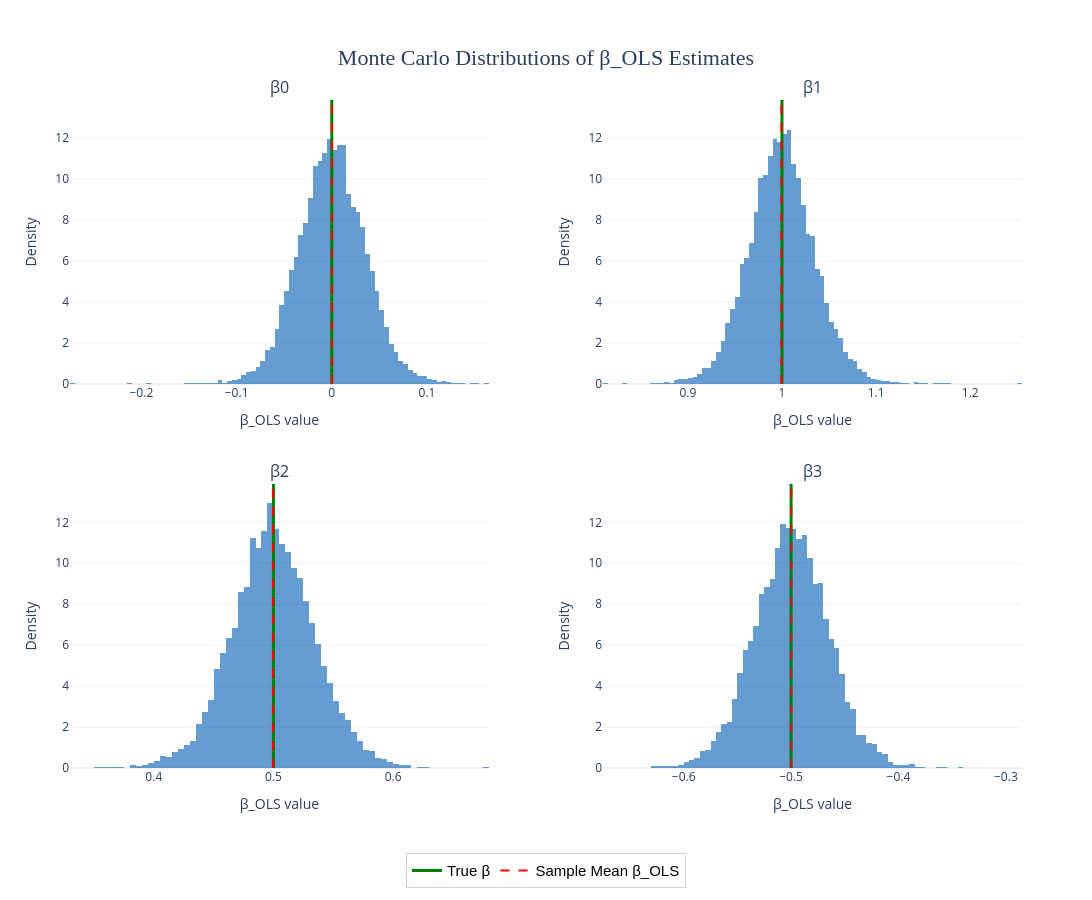

Notebook code for this chart:
### Code cell
from plotly.subplots import make_subplots
import plotly.graph_objects as go
import numpy as np

k = betahat_distr.shape[1]
n_rows, n_cols = 2, 2

# --- Compute global y-axis limit for consistent density scale ---
all_counts = []
for i in range(k):
    hist, _ = np.histogram(betahat_distr[:, i], bins=100, density=True)
    all_counts.append(np.max(hist))
y_max = max(all_counts) * 1.1

# --- Create subplots ---
fig = make_subplots(
    rows=n_rows, cols=n_cols,
    subplot_titles=[f"β{i}" for i in range(k)],
    horizontal_spacing=0.12,
    vertical_spacing=0.15
)

# --- Add each β̂ histogram + vertical lines ---
for i in range(k):
    row = i // n_cols + 1
    col = i % n_cols + 1
    beta_true = betas_true[i]
    beta_mean = np.mean(betahat_distr[:, i])

    # Histogram
    fig.add_trace(
        go.Histogram(
            x=betahat_distr[:, i],
            nbinsx=100,
            histnorm='probability density',
            marker_color='rgba(0, 90, 180, 0.6)',
            showlegend=False
        ),
        row=row, col=col
    )

    # Vertical lines: true β (green) and sample mean (red dashed)
    fig.add_vline(
        x=beta_true,
        line=dict(color='green', width=3),
        row=row, col=col
    )
    fig.add_vline(
        x=beta_mean,
        line=dict(color='red', width=2, dash='dash'),
        row=row, col=col
    )

# --- Add dummy traces for legend ---
fig.add_trace(go.Scatter(x=[None], y=[None], mode='lines',
                         line=dict(color='green', width=3),
                         name='True β'))
fig.add_trace(go.Scatter(x=[None], y=[None], mode='lines',
                         line=dict(color='red', width=2, dash='dash'),
                         name='Sample Mean β_OLS'))

# --- Style adjustments ---
fig.update_xaxes(title_text="β_OLS value", title_font=dict(size=14))
fig.update_yaxes(range=[0, y_max], title_text="Density", title_font=dict(size=14))

fig.update_layout(
    height=900,
    width=1150,
    title={
        'text': "Monte Carlo Distributions of β_OLS Estimates",
        'x': 0.5,  # center title
        'xanchor': 'center',
        'yanchor': 'top',
        'font': dict(size=22, family="Arial Bold")
    },
    template='plotly_white',
    legend=dict(
        orientation="h",
        yanchor="bottom",
        y=-0.18,
        xanchor="center",
        x=0.5,
        font=dict(size=15, family="Arial", color="black"),
        bgcolor="rgba(255,255,255,0.6)",
        bordercolor="lightgray",
        borderwidth=1
    ),
    margin=dict(l=70, r=70, t=100, b=100)
)

fig.show()

### Figure 1 — Plotly figure (JSON) as saved in the notebook; plotly's stock layout.template omitted (floating-point values rounded to 4 significant figures; data arrays with more than 128 entries replaced by an {"elided": "..."} marker saying what was removed)
{"data": [{"histnorm": "probability density", "marker": {"color": "rgba(0, 90, 180, 0.6)"}, "nbinsx": 100, "showlegend": false, "type": "histogram", "x": {"elided": "10000 float values"}, "xaxis": "x", "yaxis": "y"}, {"histnorm": "probability density", "marker": {"color": "rgba(0, 90, 180, 0.6)"}, "nbinsx": 100, "showlegend": false, "type": "histogram", "x": {"elided": "10000 float values"}, "xaxis": "x2", "yaxis": "y2"}, {"histnorm": "probability density", "marker": {"color": "rgba(0, 90, 180, 0.6)"}, "nbinsx": 100, "showlegend": false, "type": "histogram", "x": {"elided": "10000 float values"}, "xaxis": "x3", "yaxis": "y3"}, {"histnorm": "probability density", "marker": {"color": "rgba(0, 90, 180, 0.6)"}, "nbinsx": 100, "showlegend": false, "type": "histogram", "x": {"elided": "10000 float values"}, "xaxis": "x4", "yaxis": "y4"}, {"line": {"color": "green", "width": 3}, "mode": "lines", "name": "True β", "type": "scatter", "x": [null], "y": [null]}, {"line": {"color": "red", "dash": "dash", "width": 2}, "mode": "lines", "name": "Sample Mean β_OLS", "type": "scatter", "x": [null], "y": [null]}], "layout": {"annotations": [{"font": {"size": 16}, "showarrow": false, "text": "β0", "x": 0.22, "xanchor": "center", "xref": "paper", "y": 1, "yanchor": "bottom", "yref": "paper"}, {"font": {"size": 16}, "showarrow": false, "text": "β1", "x": 0.78, "xanchor": "center", "xref": "paper", "y": 1, "yanchor": "bottom", "yref": "paper"}, {"font": {"size": 16}, "showarrow": false, "text": "β2", "x": 0.22, "xanchor": "center", "xref": "paper", "y": 0.425, "yanchor": "bottom", "yref": "paper"}, {"font": {"size": 16}, "showarrow": false, "text": "β3", "x": 0.78, "xanchor": "center", "xref": "paper", "y": 0.425, "yanchor": "bottom", "yref": "paper"}], "height": 900, "legend": {"bgcolor": "rgba(255,255,255,0.6)", "bordercolor": "lightgray", "borderwidth": 1, "font": {"color": "black", "family": "Arial", "size": 15}, "orientation": "h", "x": 0.5, "xanchor": "center", "y": -0.18, "yanchor": "bottom"}, "margin": {"b": 100, "l": 70, "r": 70, "t": 100}, "shapes": [{"line": {"color": "green", "width": 3}, "type": "line", "x0": 0, "x1": 0, "xref": "x", "y0": 0, "y1": 1, "yref": "y domain"}, {"line": {"color": "red", "dash": "dash", "width": 2}, "type": "line", "x0": 9.578e-05, "x1": 9.578e-05, "xref": "x", "y0": 0, "y1": 1, "yref": "y domain"}, {"line": {"color": "green", "width": 3}, "type": "line", "x0": 1, "x1": 1, "xref": "x2", "y0": 0, "y1": 1, "yref": "y2 domain"}, {"line": {"color": "red", "dash": "dash", "width": 2}, "type": "line", "x0": 0.9995, "x1": 0.9995, "xref": "x2", "y0": 0, "y1": 1, "yref": "y2 domain"}, {"line": {"color": "green", "width": 3}, "type": "line", "x0": 0.5, "x1": 0.5, "xref": "x3", "y0": 0, "y1": 1, "yref": "y3 domain"}, {"line": {"color": "red", "dash": "dash", "width": 2}, "type": "line", "x0": 0.4996, "x1": 0.4996, "xref": "x3", "y0": 0, "y1": 1, "yref": "y3 domain"}, {"line": {"color": "green", "width": 3}, "type": "line", "x0": -0.5, "x1": -0.5, "xref": "x4", "y0": 0, "y1": 1, "yref": "y4 domain"}, {"line": {"color": "red", "dash": "dash", "width": 2}, "type": "line", "x0": -0.4997, "x1": -0.4997, "xref": "x4", "y0": 0, "y1": 1, "yref": "y4 domain"}], "title": {"font": {"family": "Arial Bold", "size": 22}, "text": "Monte Carlo Distributions of β_OLS Estimates", "x": 0.5, "xanchor": "center", "yanchor": "top"}, "width": 1150, "xaxis": {"anchor": "y", "domain": [0, 0.44], "title": {"font": {"size": 14}, "text": "β_OLS value"}}, "xaxis2": {"anchor": "y2", "domain": [0.56, 1], "title": {"font": {"size": 14}, "text": "β_OLS value"}}, "xaxis3": {"anchor": "y3", "domain": [0, 0.44], "title": {"font": {"size": 14}, "text": "β_OLS value"}}, "xaxis4": {"anchor": "y4", "domain": [0.56, 1], "title": {"font": {"size": 14}, "text": "β_OLS value"}}, "yaxis": {"anchor": "x", "domain": [0.575, 1], "range": [0, 13.87], "title": {"font": {"size": 14}, "text": "Density"}}, "yaxis2": {"anchor": "x2", "domain": [0.575, 1], "range": [0, 13.87], "title": {"font": {"size": 14}, "text": "Density"}}, "yaxis3": {"anchor": "x3", "domain": [0, 0.425], "range": [0, 13.87], "title": {"font": {"size": 14}, "text": "Density"}}, "yaxis4": {"anchor": "x4", "domain": [0, 0.425], "range": [0, 13.87], "title": {"font": {"size": 14}, "text": "Density"}}}}
